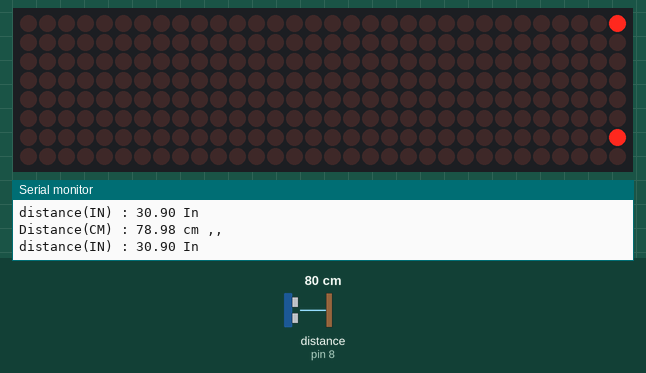
This sketch was run on a simulated Arduino Uno, built with avr-gcc and run on an emulated ATmega328P. Shown: 32×8 LED matrix, the last lines printed to the serial monitor. Wiring (inferred from the names in the program): ultrasonic range finder: trigger pin 9; echo pin 8. The inputs (shaded band) are chosen by the test bench; at power-on: distance to the obstacle (sensor on pin 8) 80 cm. The echo pulse lasts 58.3 µs per cm.

Above: at 2.1 s.
At 5.6 s:
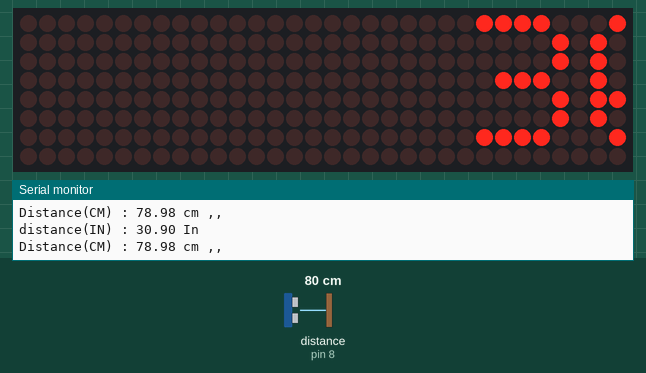
At 8.7 s:
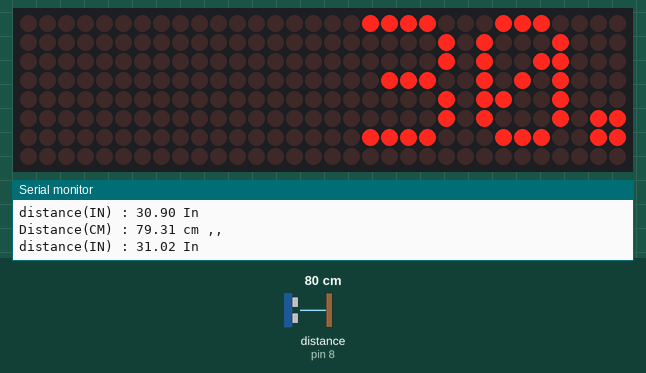
At 15.8 s:
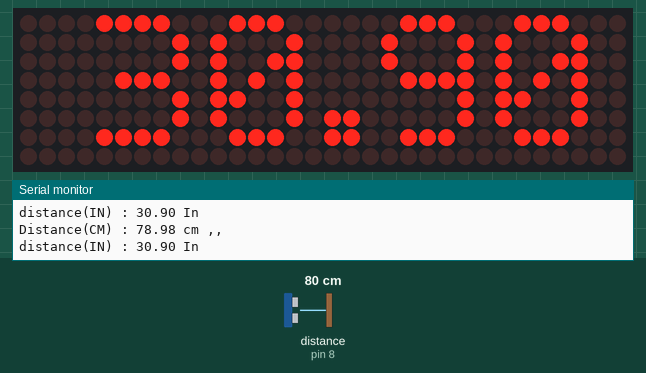
At 25.9 s:
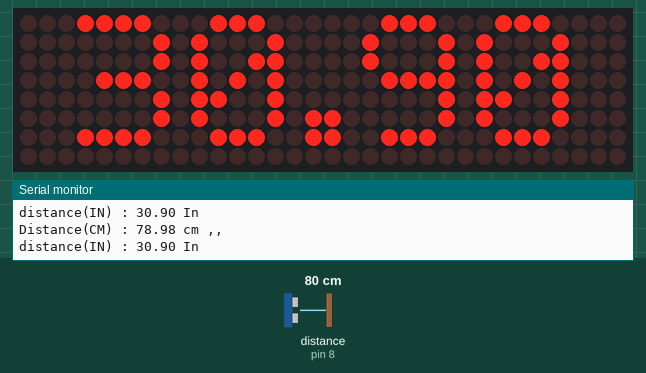
At 36.5 s:
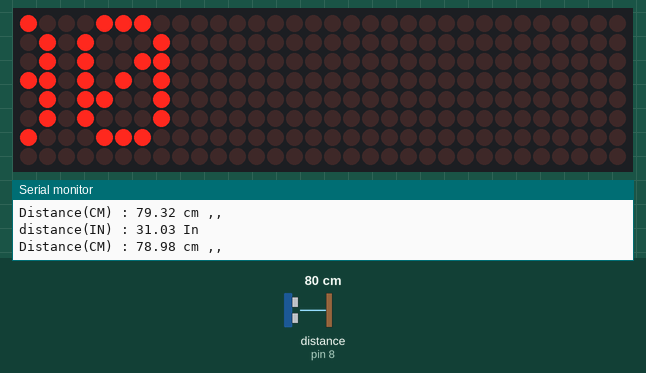

The sketch:

UltraSonic_Code.ino
```cpp
#include <MD_Parola.h>
#include <MD_MAX72xx.h>
#include <SPI.h>

#define HARDWARE_TYPE MD_MAX72XX::FC16_HW
#define MAX_DEVICES 4

#define CLK_PIN   13
#define DATA_PIN  11
#define CS_PIN    10

// Hardware SPI connection
MD_Parola P = MD_Parola(HARDWARE_TYPE, CS_PIN, MAX_DEVICES);

int trigPin = 9;  // TRIG Pin
int echoPin = 8;  // ECHO Pin

float duration_us, distance_cm,distance_In;


void setup() {

  P.begin();

  Serial.begin(9600);
  pinMode(trigPin, OUTPUT);
  pinMode(echoPin, INPUT);

}

void loop() {

  digitalWrite(trigPin, HIGH);
  delayMicroseconds(10);
  digitalWrite(trigPin, LOW);

  duration_us = pulseIn(echoPin, HIGH);

  distance_cm = duration_us * 0.034/2;
  distance_In = duration_us * 0.0133/2 ;

  Serial.print("Distance(CM) : ");
  Serial.print(distance_cm);
  Serial.print(" cm ,,");

  Serial.println();


  Serial.print("distance(IN) : ");
  Serial.print(distance_In);
  Serial.println(" In");

  if (P.displayAnimate()){
    // P.displayClear();
    char result[8];
    dtostrf(distance_In , 6, 2, result);
    P.displayText(result, PA_CENTER, P.getSpeed(), 10000, PA_SCROLL_LEFT, PA_SCROLL_LEFT);
  }

  delay(500);

}
```

Measured:
- what the display in image 0 shows lasts 0.5 s, from 2.0 s to 2.5 s
- what the display in image 3 shows lasts 10.1 s, from 15.7 s to 25.8 s
